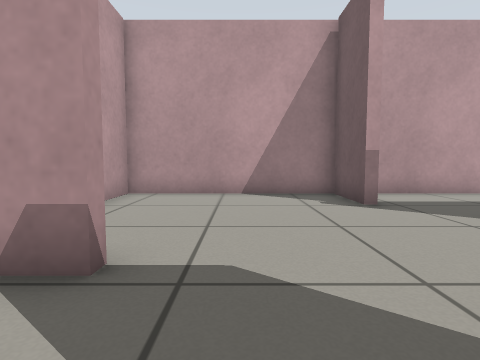
view 1 (above)

15 first-person views from a walk through a robot-simulator world made for Gazebo. The camera is 0.5 m above the floor, tilts 4° down and sees 80° across. The floor is counted in squares, 0.5 m on a side. Each view is taken from the middle of a square. On the plan, view 1 faces up. The plan holds only what a view shows up to about 11 squares ahead; the rest is blank.

view 2
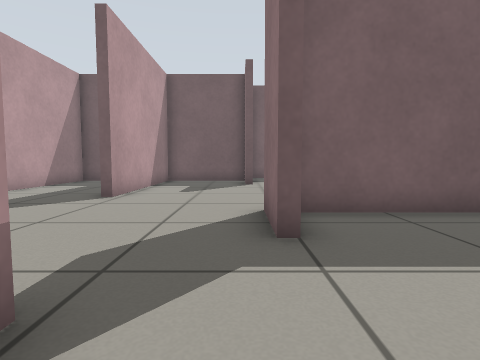

view 3
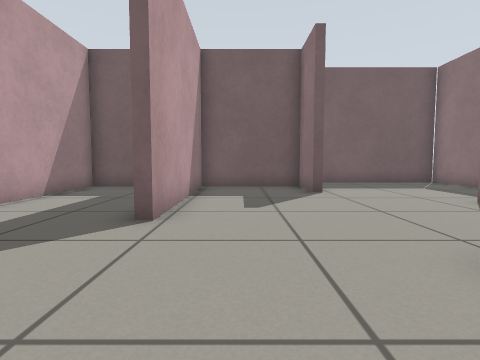

view 4
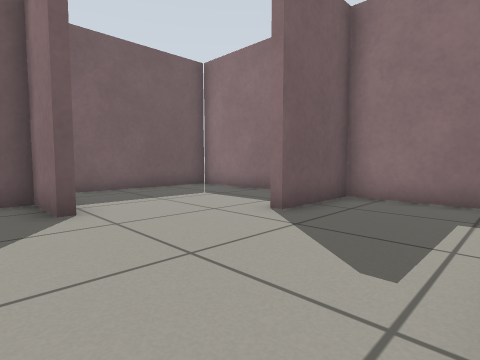

view 5
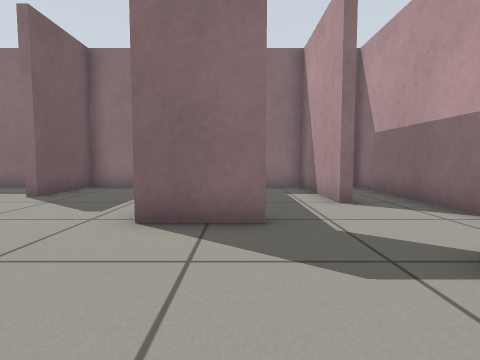

view 6
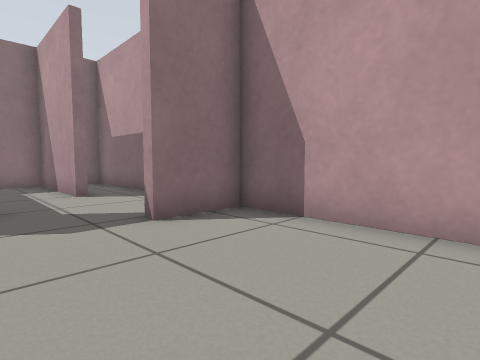

view 7
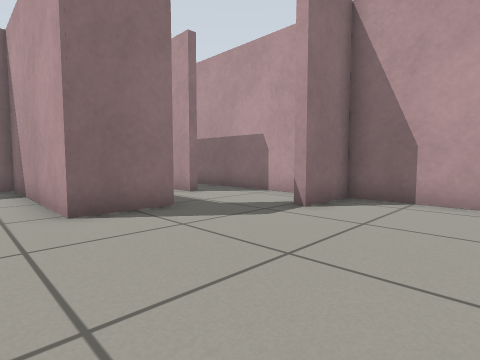

view 8
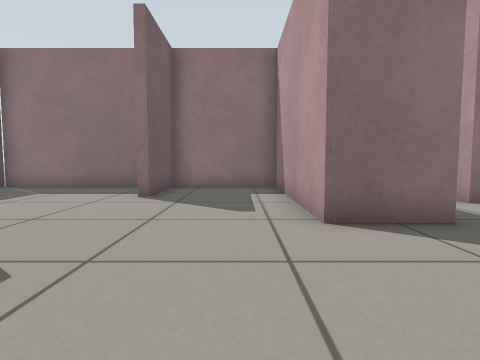

view 9
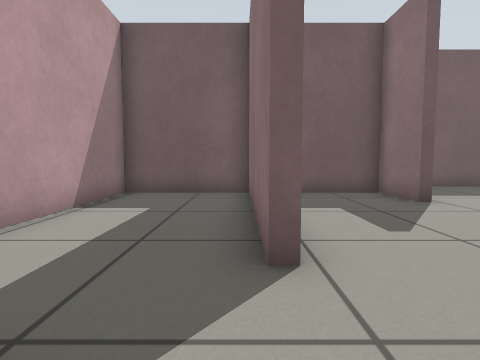

view 10
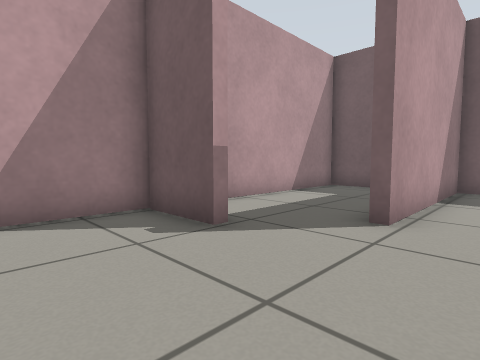

view 11
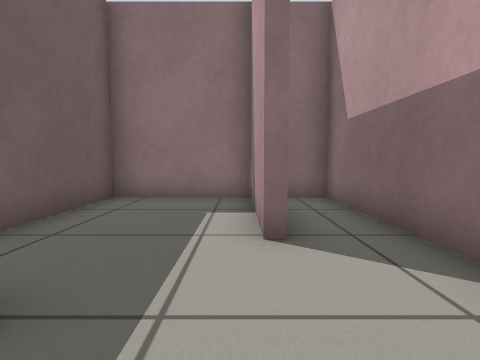

view 12
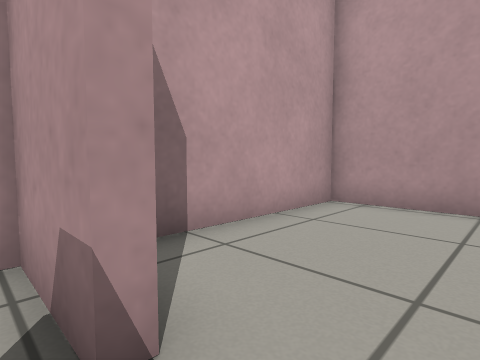

view 13
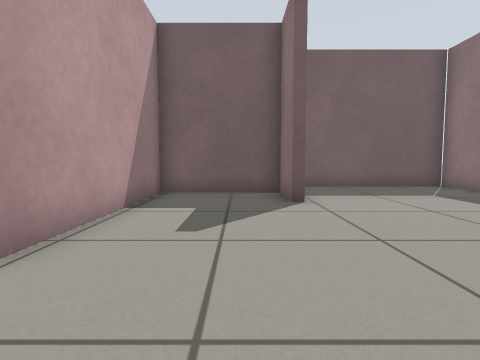

view 14
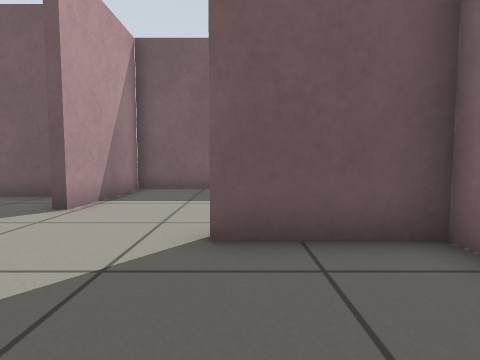

view 15
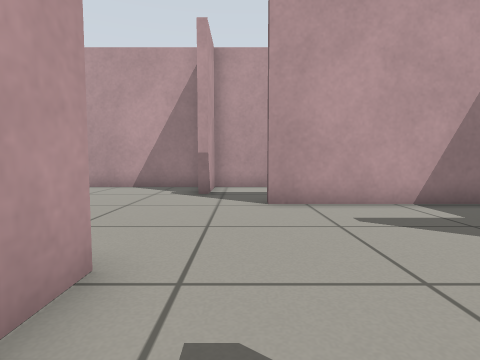

### Floor plan
Points are (right, up) in squares from view 1. A wall is a line through its corners. A room is listed if a view was taken in it or the views show most of it. See-through windows are left out.
Room 1 (views 1, 2)
walls: (-1.3, -1.5) (-1.3, -5.6) (2.4, -5.6) (2.4, -0.1); (0.6, 0.1) (0.6, 0.5); (-1.2, 2.4) (-3.3, 2.4) (-3.3, -5.6) (-2.3, -5.6)
ways out: opening at (-0.5, 2) to room 2
Room 2 (views 3, 4, 5, 6, 7, 8, 9, 10, 11, 12, 13, 14, 15)
walls: (4.6, 4.7) (10.7, 4.7) (10.7, 8.5) (3.1, 8.5) (3.1, 6.3); (0.6, 0.5) (2.7, 0.5) (2.7, -5.6) (6.4, -5.6) (6.4, -2.6); (2.8, 6.3) (2.8, 8.5) (-3.3, 8.5) (-3.3, 2.7) (-1.2, 2.7); (7.7, -5.6) (12.7, -5.6) (12.7, 0.5) (8.7, 0.5) (8.7, 0.8) (10.7, 0.8) (10.7, 4.4) (4.6, 4.4)
ways out: opening at (-0.5, 2) to room 1

Where each view was taken, in squares from view 1:
view 1: 0 up, 0 right, facing up
view 2: 1 up, 3 left, facing right
view 3: 3 up, 0 right, facing right
view 4: 2 up, 3 right, facing down-right
view 5: 5 up, 1 right, facing down
view 6: 7 up, 1 right, facing down-left
view 7: 6 up, 4 right, facing down-left
view 8: 5 up, 4 right, facing down
view 9: 5 up, 2 right, facing right
view 10: 3 up, 0 right, facing up-right
view 11: 2 up, 1 left, facing down
view 12: 2 up, 0 right, facing up-left
view 13: 2 up, 2 right, facing right
view 14: 3 down, 3 right, facing right
view 15: 2 down, 4 right, facing up
